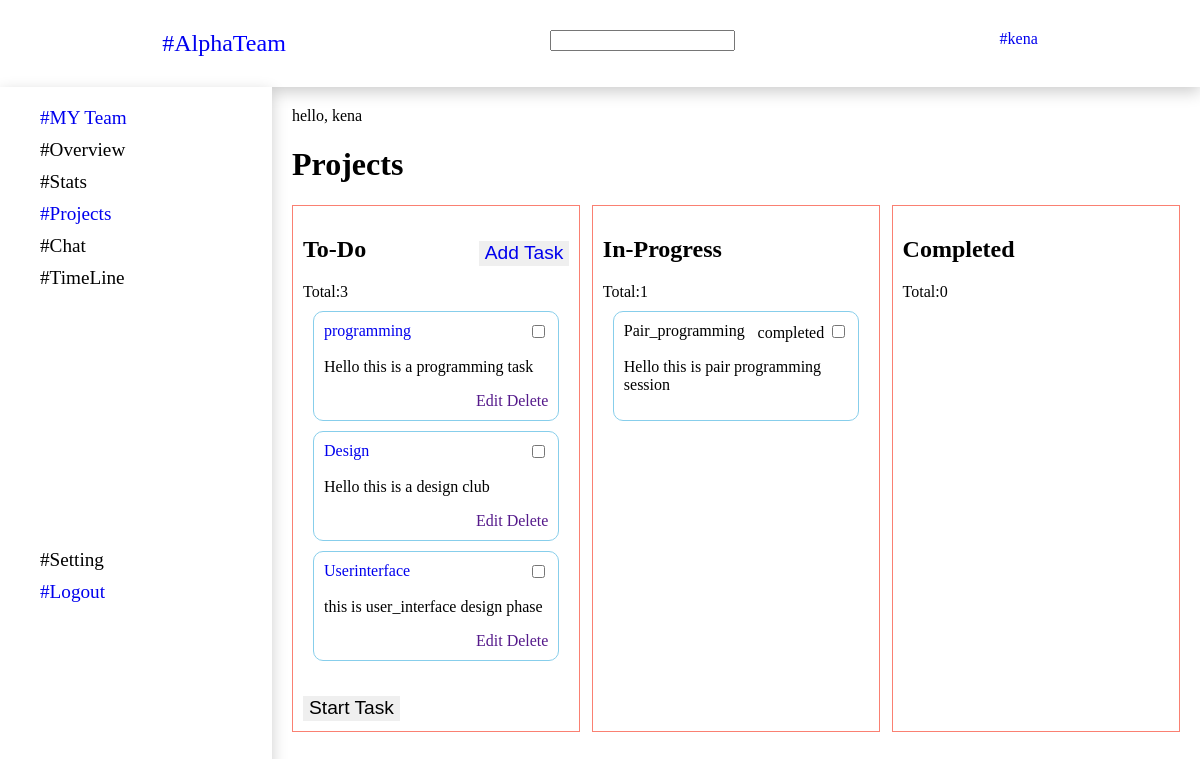
Page /dashboard/projects/ (signed in) on the committed database.
### projects/models.py (models this page shows)
class Task(models.Model):
    TODO = 'TD'
    COMPLETED = 'C'
    INPROGRESS = 'P'
    status_choice = [
        (TODO, 'Todo Task'),
        (COMPLETED, 'Completed Task'),
        (INPROGRESS, 'Inprogress Task'),
    ]
    task_name = models.CharField(max_length=50)
    description = models.TextField()
    assigned_to = models.ManyToManyField(User, through="TaskUser")
    updated = models.DateTimeField(auto_now=True)
    created = models.DateTimeField(auto_now_add=True)
    start_date = models.DateTimeField()
    deadline_date = models.DateTimeField()
    task_status = models.CharField(max_length=2, choices=status_choice, default=TODO)
    def __str__(self):
        return self.task_name

### projects/views.py (the view)
# urls.py: path('projects/', views.project_view, name = "projects" ),
@login_required(login_url='login')
def project_view(request):
    task_name = Task.objects.all().only('task_name')
    list_tasks = {}
    for task in task_name:
        list_tasks[f'{task}'] = TaskUser.objects.filter(task_id=task.id)
    return render(request, 'projects/project_home.html', {'contrib':list_tasks})

### projects/context_processors.py (called while the page is built)
@login_required(login_url='login')
def access_completed_task(request):
    completed_task = Task.objects.filter(task_status = 'C')
    return {'completed':completed_task, 'no_completed':len(completed_task)}

@login_required(login_url='login')
def access_inprogress_task(request):
    inprogress = Task.objects.filter(task_status = 'P')
    return {'inprogress':inprogress, 'no_inprogress':len(inprogress)}

@login_required(login_url='login')
def access_todo_task(request):
    todo_task = Task.objects.filter(task_status = 'TD')
    return {'todoTasks':todo_task, 'no_todo':len(todo_task)}

### projects/templates/projects/project_home.html (shortened to what this page needs)
{% extends 'index.html' %}
{% load static %}
{% block extra_head %}
    <link rel="stylesheet" href="{% static 'CSS/project.css' %}">
{% endblock %}
{% block content %}
    <div class="project-section">
        <span>hello, {{request.user}}</span>
        <div class="section-title">
            <h1>Projects</h1>
        </div>
        <div class="project-tasks">
            <div class="to_do task">
                <div class="top">
                    <h2>To-Do</h2>
                    <button class="btn"><a href={% url 'create-task' %}>Add Task</a></button>
                </div>
                <span>Total:{{no_todo}}</span>
                <form action="" method=POST>
                    {% for task in todoTasks %}
                    <div class="information">
                        <div class="topic-head">
                            <a href={% url 'task_detail' task.task_name %}><span class="name">{{task.task_name}}</span></a>
                            <div>
                                <input type="checkbox" name="mark"  class="checkbox" id="checkbox" value= {{task.id}} name="boxes">
                            </div>
                        </div>
                         <div class="content-taks">
                            <p>{{task.description}}</p>
                        </div>
                        <div class="task-footer">
                            <div class="edit-delete">
                                <a href="">Edit</a>
                                <a href="">Delete</a>
                            </div>
                        </div>
                    </div>
                    {% endfor %}
                    <button class="btn" value="submit" >Start Task</button>
                </form>
            </div>
            <div class="in_progress task">
                <h2>In-Progress</h2>
                <span>Total:{{no_inprogress}}</span>
                {% for task in inprogress %}
                <div class="information">
                    <div class="topic-head">
                        <span class="name">{{task.task_name}}</span>
                        <div>
                            <label for="completed">completed</label>
                            <input type="checkbox" name="completed">
                        </div>
                    </div>
                    <div class="content-taks">
                        <p>{{task.description}}</p>
                    </div>
                </div>
            {% endfor %}
            </div>
            <div class="completed task">
                <h2>Completed</h2>
                <span>Total:{{no_completed}}</span>
            </div>
        </div>
    </div>
{% endblock %}

### Templates/index.html (shortened to what this page needs)
{% load static %}
<!DOCTYPE html>
<html lang="en">
<head>
    {% load livereload_tags %}
    <link rel="stylesheet" href="{% static 'CSS/style.css' %}">
    {% block extra_head %}{% endblock %}
</head>
<body>
    <header>
        <div class="header">
            <div class="top-sidebar">
                <a href={% url  'home' %}>#Alpha<span>Team</span></a>
            </div>
            <div class="search">
                <input type="text">
            </div>
            <div class="profile">
                <a href={% url 'my-profile' %}>#<span>{{request.user}}</span></a>
            </div>
        </div>
    </header>
    <main>
        <div class="sidebar">
            <div class="navigation">
                <nav class="nav-bar">
                    <div class="nav-upper">
                        <div class="create_team nav-items">
                            <a href={% url 'user-page'  %}>#MY Team</a>
                        </div>
                        <div class="overview nav-items">
                            #Overview
                        </div>
                        <div class="stats nav-items">
                            #Stats
                        </div>
                        <div class="Projects nav-items">
                            <a href={% url 'projects' %}>#Projects</a>
                        </div>
                        <div class="chat nav-items">
                            #Chat
                        </div>
                        <div class="timeline nav-items">
                            #TimeLine
                        </div>
                    </div>
                    <div class="nav-lower">
                        <div class="settings nav-items">
                            #Setting
                        </div>
                        <div class="logout nav-items">
                            <a href={% url 'logout' %}>#Logout</a>
                        </div>
                    </div>
                </nav>
            </div>
        </div>
        <div class="main-section">
            {% block content %}
            {% endblock %}
        </div>
    </main>
</body>
</html>

### static/CSS/style.css (style rules this page uses)
body { width: 100%; margin: 0; }
main { display: flex; flex-direction: row; }
.main-section { display: flex; flex-direction: column; width: 80%; }
.header { display: flex; justify-content: space-around; padding: 30px; box-shadow: rgba(0, 0, 0, 0.2) 0px 5px 15px; }
.sidebar { background-color: #fff; box-shadow: rgba(0, 0, 0, 0.2) 0px 5px 15px; padding: 20px; width: 20%; height: 100vh; }
.top-sidebar { font-size: 1.5em; }
.top-sidebar span { color: blue; }
.navigation { margin-left: 20px; }
.nav-lower { margin-top: 250px; }
.nav-items { height: 2rem; font-size: 1.2rem; }

### static/CSS/project.css (style rules this page uses)
.project-section { padding: 20px; }
.project-tasks { display: flex; justify-content: space-between; }
.project-tasks .task { border: 1px salmon solid; width: 30%; padding: 10px; }
.top { display: flex; flex-direction: row; justify-content: space-between; }
a { text-decoration: none; }
.btn { border: none; height: 25px; margin-top: 25px; font-size: 1.2rem; }
.information { margin: 10px; border: 1px skyblue solid; border-radius: 10px; padding: 10px; }
.topic-head, .task-footer { display: flex; justify-content: space-between; }

### rows in the picture
Task: task_name "programming", description "Hello this is a programming task"
Task: task_name "Design", description "Hello this is a design club"
Task: task_name "Userinterface", description "this is user_interface design phase"
Task: task_name "Pair_programming", description "Hello this is pair programming session"

### other values in the picture
{{ request.user }} "kena"
{{ no_todo }} "3"
{{ no_inprogress }} "1"
{{ no_completed }} "0"
